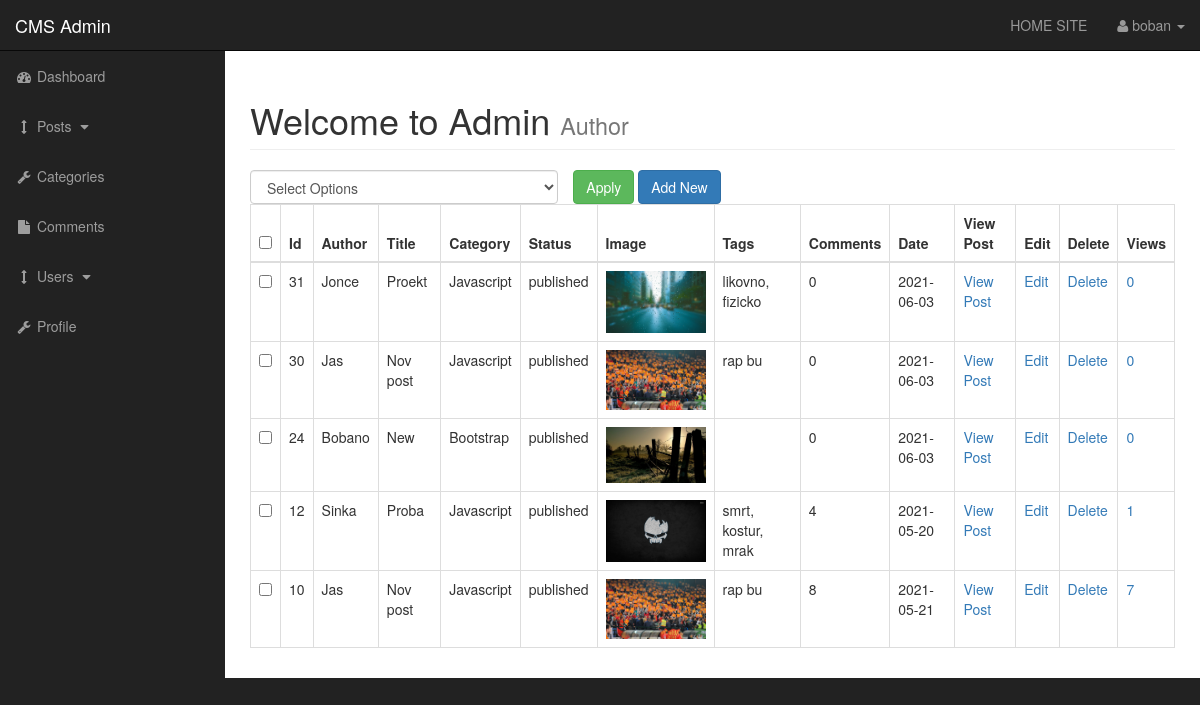
Screenshot of /admin/posts.php (signed in) with the database file from the repository.
### tables this page shows
CREATE TABLE `posts` (
  `post_id` int(3) NOT NULL,
  `post_category_id` int(3) NOT NULL,
  `post_title` varchar(255) NOT NULL,
  `post_author` varchar(255) NOT NULL,
  `post_date` date NOT NULL,
  `post_image` text NOT NULL,
  `post_content` text NOT NULL,
  `post_tags` varchar(255) NOT NULL,
  `post_comment_count` int(11) NOT NULL,
  `post_status` varchar(255) NOT NULL DEFAULT 'draft',
  `post_view_count` int(11) NOT NULL
);

CREATE TABLE `categories` (
  `cat_id` int(3) NOT NULL,
  `cat_title` varchar(255) NOT NULL
);

### admin/includes/view_all_posts.php (the view, shortened to what this page needs)
<form action="" method="post">
   <table class="table table-bordered table-hover">
       <div id="bulkOptionsContainer" class="col-xs-4">
              <select class="form-control" name="bulk_options" id="">
                  <option value="">Select Options</option>
              </select>
           </div>
       <div class="col-xs-4">
           <input type="submit" name="submit" class="btn btn-success" value="Apply">
           <a class="btn btn-primary" href="posts.php?source=add_post">Add New</a>
       </div>
                       <thead>
                           <tr>
                              <th><input id="selectAllBoxes" type="checkbox"></th>
                               <th>Id</th>
                               <th>Author</th>
                               <th>Title</th>
                               <th>Category</th>
                               <th>Status</th>
                               <th>Image</th>
                               <th>Tags</th>
                               <th>Comments</th>
                               <th>Date</th>
                               <th>View Post</th>
                               <th>Edit</th>
                               <th>Delete</th>
                               <th>Views</th>
                           </tr>
                       </thead>
                      <tbody>
                          <?php
               $query = "SELECT * FROM posts ORDER BY post_id DESC";
               $select_posts = mysqli_query($connection,$query);
                   while($row = mysqli_fetch_assoc($select_posts)){
                       $post_id = $row['post_id'];
                       $post_author = $row['post_author'];
                       $post_title = $row['post_title'];
                       $post_category_id = $row['post_category_id'];
                       $post_status = $row['post_status'];
                       $post_image = $row['post_image'];
                       $post_tags = $row['post_tags'];
                       $post_comment_count = $row['post_comment_count'];
                       $post_date = $row['post_date'];
                       $post_view_count = $row['post_view_count'];
                       echo "<tr>";
                       ?>
                       <td><input class="checkBoxes" type="checkbox" name="checkBoxArray[]" value="<?php echo $post_id ?>"></td>
                       <?php
                           echo "<td>$post_id</td>";
                           echo "<td>$post_author</td>";
                           echo "<td>$post_title</td>";
                   $query = "SELECT * FROM categories WHERE cat_id = $post_category_id";
                   $select_categories_id = mysqli_query($connection,$query);
                   while($row = mysqli_fetch_assoc($select_categories_id)){
                   $cat_title = $row['cat_title'];
                           echo "<td>{$cat_title}</td>";
                   }
                           echo "<td>$post_status</td>";
                           echo "<td><img width = '100' src='../images/$post_image' alt='image'></td>";
                           echo "<td>$post_tags</td>";
                           echo "<td>$post_comment_count</td>";
                           echo "<td>$post_date</td>";
                           echo "<td><a href ='../post.php?p_id={$post_id}'>View Post</a></td>";
                           echo "<td><a href ='posts.php?source=edit_post&p_id={$post_id}'>Edit</a></td>";
                           echo "<td><a onClick=\"javascript: return confirm('Are sure you want to delete?');\" href ='posts.php?delete={$post_id}'>Delete</a></td>";
                           echo "<td><a onClick=\"javascript: return confirm('Are sure you want to reset the view count?');\" href ='posts.php?reset={$post_id}'>$post_view_count</a></td>";
                       echo "</tr>";
                   }
                          ?>
   </tbody>
       </table>
            </form>

### admin/css/sb-admin.css (style rules this page uses)
body { margin-top: 100px; background-color: #222; }
@media (min-width:768px) { body { margin-top: 50px; } }
#bulkOptionsContainer { padding:0; }

### rows the page displays
posts: post_id "31", post_author "Jonce", post_title "Proekt", post_status "published", post_image (picture), post_tags "likovno, fizicko", post_comment_count "0", post_date "2021-06-03", post_view_count "0"
categories: cat_title "Javascript"
posts: post_id "30", post_author "Jas", post_title "Nov post", post_status "published", post_image (picture), post_tags "rap bu", post_comment_count "0", post_date "2021-06-03", post_view_count "0"
posts: post_id "24", post_author "Bobano", post_title "New", post_status "published", post_image (picture), post_comment_count "0", post_date "2021-06-03", post_view_count "0"
categories: cat_title "Bootstrap"
posts: post_id "12", post_author "Sinka", post_title "Proba", post_status "published", post_image (picture), post_tags "smrt, kostur, mrak", post_comment_count "4", post_date "2021-05-20", post_view_count "1"
posts: post_id "10", post_author "Jas", post_title "Nov post", post_status "published", post_image (picture), post_tags "rap bu", post_comment_count "8", post_date "2021-05-21", post_view_count "7"

### other values shown
$_SESSION['username'] "boban"
